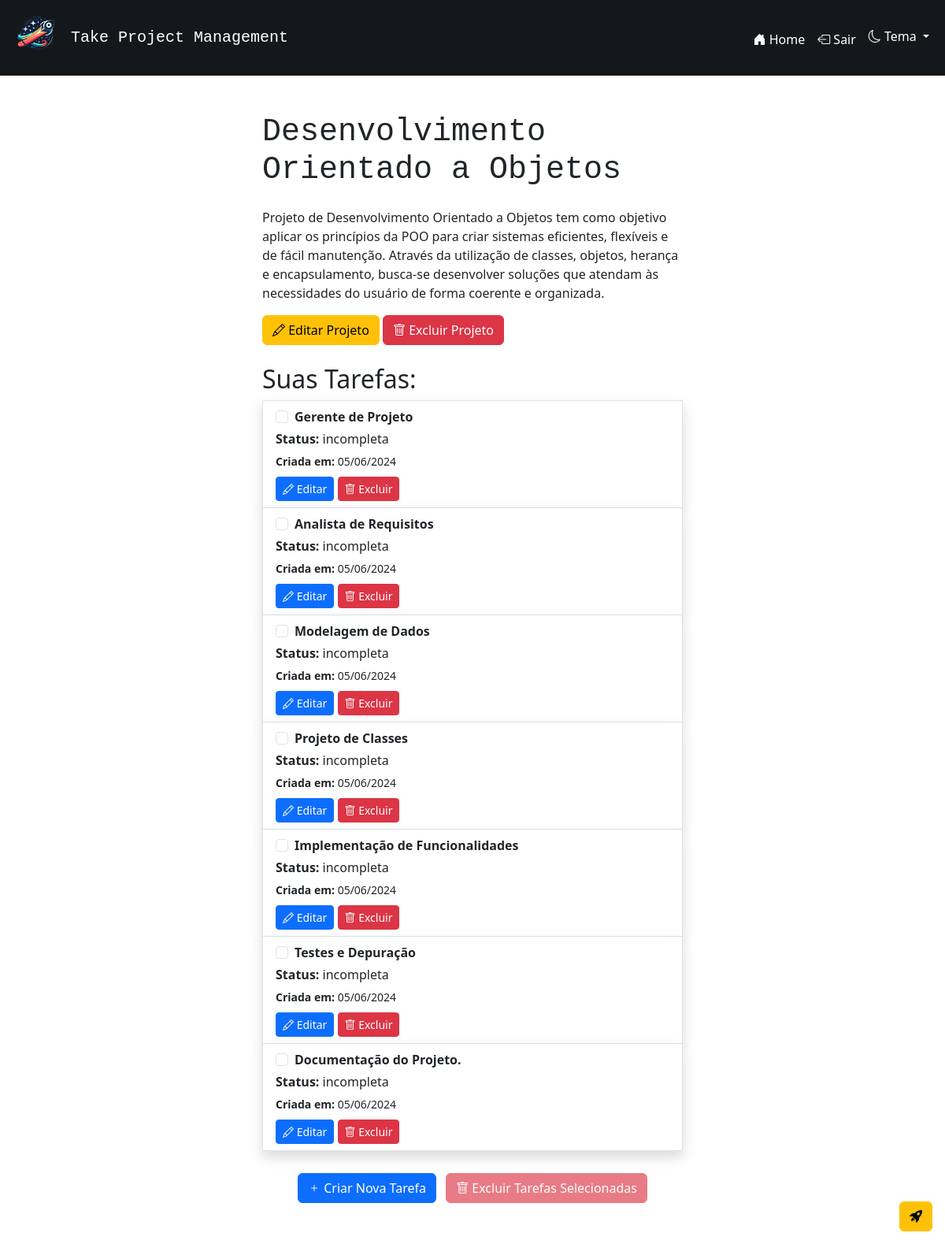
Screenshot of /projeto/4 (signed in) with the database file from the repository.
### app.py (models this page shows, shortened)
class Projeto(db.Model):
    __tablename__ = 'projeto'
    id = db.Column(db.Integer, primary_key=True)
    nome_projeto = db.Column(db.String(80), nullable=False)
    descricao_projeto = db.Column(db.String())
    usuario_id = db.Column(db.Integer, db.ForeignKey('usuario.id'), nullable=False)
    usuario = db.relationship('Usuario', backref=db.backref('projetos', lazy=True))
    tarefas = db.relationship('Tarefa', backref='projeto_rel', cascade="all, delete-orphan", lazy=True)

class Tarefa(db.Model):
    __tablename__ = 'tarefa'
    id = db.Column(db.Integer, primary_key=True)
    nome_tarefa = db.Column(db.String(80), nullable=False)
    status = db.Column(db.String(30), nullable=False, default='incompleta')
    data_criacao = db.Column(db.DateTime, nullable=False, default=lambda: datetime.now())
    data_entrega = db.Column(db.DateTime)
    projeto_id = db.Column(db.Integer, db.ForeignKey('projeto.id'), nullable=False)
    projeto = db.relationship('Projeto', backref=db.backref('projeto_rel', lazy=True))

### app.py (the view)
@app.route('/projeto/<int:projeto_id>')
def projeto_especifico(projeto_id):
    if not VerificarPermissoes.verificar_sessao():
        return redirect(url_for('index'))
    if not VerificarPermissoes.verificar_permissao_projeto(projeto_id):
        return redirect(url_for('index'))
    projeto = Projeto.query.get(projeto_id)
    if not projeto:
        flash('O projeto especificado não foi encontrado', 'warning')
        return redirect(url_for('index'))
    return render_template('projeto_especifico.html', projeto=projeto)

### app.py (called while the page is built)
    @staticmethod
    def verificar_permissao_projeto(projeto_id):
        projeto = Projeto.query.get(projeto_id)
        if not projeto or projeto.usuario_id != session['usuario_id']:
            flash('Você não tem permissão para acessar este projeto.', 'warning')
            return False
        return True

    @staticmethod
    def verificar_sessao():
        if 'usuario_id' in session:
            return True
        else:
            flash('Você não tem permissão para executar essa ação.', 'warning')
            return False

### templates/projeto_especifico.html (shortened to what this page needs)
{% extends 'base.html' %}
{% block content %}
<div class="container">
    <div class="row justify-content-center">
        <div class="col-md-6">
            <h1 class="mb-4 font-monospace">{{ projeto.nome_projeto }}</h1>
            <p class="card-text ">{% if projeto.descricao_projeto %} {{ projeto.descricao_projeto }} {% endif %}</p>
            <button type="button" class="btn btn-warning" data-bs-toggle="modal" data-bs-target="#modalEditarProjeto{{ projeto.id }}">
                <i class="bi bi-pencil"></i> Editar Projeto
            </button>
            <button type="button" class="btn btn-danger" data-bs-toggle="modal" data-bs-target="#modalExcluirProjeto{{ projeto.id }}">
                <i class="bi bi-trash"></i> Excluir Projeto
            </button>
            <h2 class="mt-4">Suas Tarefas:</h2>
            <div class="list-group">
                <form action=" {{ url_for('excluir_tarefas_selecionadas', projeto_id=projeto.id) }}" method="POST" id="formExcluirTarefas">
                    {% for tarefa in projeto.tarefas %}
                        <div class="list-group-item shadow">
                            <div class="form-check">
                                <input class="form-check-input tarefa-checkbox" type="checkbox" value="{{ tarefa.id }}" id="tarefa-checkbox-{{ tarefa.id }}" name="tarefas_selecionadas[]">
                                <label class="form-check-label" for="tarefa-checkbox-{{ tarefa.id }}">
                                    <b>{{ tarefa.nome_tarefa }}</b>
                                </label>
                            </div>
                            <p class="mb-1 mt-1"><b>Status:</b> {{ tarefa.status }}</p>
                            <small><b>Criada em: </b>{{ tarefa.data_criacao.strftime('%d/%m/%Y') }}</small> <br>
                            <div class="mt-2">
                                <button type="button" class="btn btn-sm btn-primary" data-bs-toggle="modal" data-bs-target="#modalAlterarTarefa{{ tarefa.id }}"><i class="bi bi-pencil"></i> Editar</button>
                                <button type="button" class="btn btn-sm btn-danger" data-bs-toggle="modal" data-bs-target="#modalExcluirTarefa{{ tarefa.id }}"><i class="bi bi-trash"></i> Excluir</button>
                            </div>
                        </div>
                    {% endfor %}
                    <div class="text-center mt-4">
                        <button type="button" class="btn btn-primary m-1" data-bs-toggle="modal" data-bs-target="#modalCriarTarefa"><i class="bi bi-plus"></i> Criar Nova Tarefa</button>
                        <button type="button" class="btn btn-danger m-1" id="btnAbrirModalExclusao" disabled>
                            <i class="bi bi-trash"></i> Excluir Tarefas Selecionadas
                        </button>
                    </div>
                </form>
            </div>
        </div>
    </div>
</div>
<div class="position-fixed bottom-0 end-0 m-3">
    {% if sugestao_tarefas or novo_titulo_sugerido or nova_descricao_sugerida %}
        <div class="btn-group dropstart">
            <button type="button" class="btn btn-warning dropdown-toggle dropdown-toggle-split" data-bs-toggle="dropdown" aria-expanded="false">
                <span class="visually-hidden">Toggle Dropstart</span>
            </button>
            <ul class="dropdown-menu">
                {% if sugestao_tarefas %}
                    <li><button class="dropdown-item" type="button" data-bs-toggle="modal" data-bs-target="#modalAdicionarTarefasSugeridas"><i class="bi bi-list-task"></i> Adicionar tarefas sugeridas</button></li>
                {% endif %}
                {% if novo_titulo_sugerido %}
                    <li><form action="{{ url_for('adicionar_titulo_sugerido', projeto_id=projeto.id, novo_titulo_sugerido=novo_titulo_sugerido) }}" method="POST"><button class="dropdown-item" type="submit"><i class="bi bi-card-heading"></i> Adicionar o título sugerido</button></form></li>
                {% endif %}
                {% if nova_descricao_sugerida %}
                    <li><form action="{{ url_for('adicionar_descricao_sugerida', projeto_id=projeto.id, nova_descricao_sugerida=nova_descricao_sugerida) }}" method="POST"><button class="dropdown-item" type="submit"><i class="bi bi-file-text"></i> Adicionar a descrição sugerida</button></form></li>
                {% endif %}
            </ul>
            <button type="button" class="btn btn-warning" data-bs-toggle="modal" data-bs-target="#modalAcoesIA">
                <i class="bi bi-rocket-takeoff-fill"></i>
            </button>
        </div>
    {% else %}
        <button type="button" class="btn btn-warning" data-bs-toggle="modal" data-bs-target="#modalAcoesIA">
            <i class="bi bi-rocket-takeoff-fill"></i>
        </button>
    {% endif %}
</div>
{% endblock %}

### rows the page displays
Projeto: nome_projeto "Desenvolvimento Orientado a Objetos", descricao_projeto "Projeto de Desenvolvimento Orientado a Objetos tem como objetivo aplicar os princípios da POO para criar sistemas eficientes, flexíveis e de fácil manutenção. Através da utilização de classes, objetos, herança e encapsulamento, busca-se desenvolver soluções que atendam às necessidades do usuário de forma coerente e organizada."
Tarefa: nome_tarefa "Gerente de Projeto", status "incompleta", data_criacao "05/06/2024"
Tarefa: nome_tarefa "Analista de Requisitos", status "incompleta", data_criacao "05/06/2024"
Tarefa: nome_tarefa "Modelagem de Dados", status "incompleta", data_criacao "05/06/2024"
Tarefa: nome_tarefa "Projeto de Classes", status "incompleta", data_criacao "05/06/2024"
Tarefa: nome_tarefa "Implementação de Funcionalidades", status "incompleta", data_criacao "05/06/2024"
Tarefa: nome_tarefa "Testes e Depuração", status "incompleta", data_criacao "05/06/2024"
Tarefa: nome_tarefa "Documentação do Projeto.", status "incompleta", data_criacao "05/06/2024"
